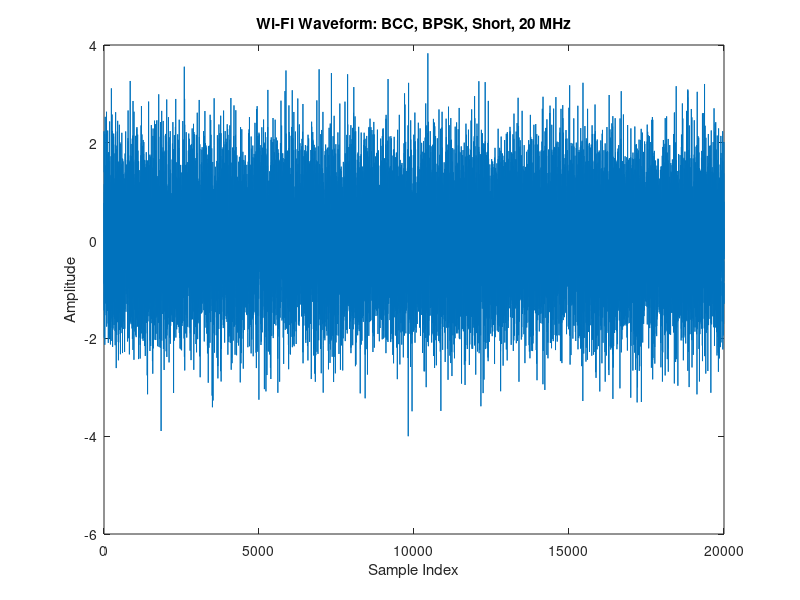
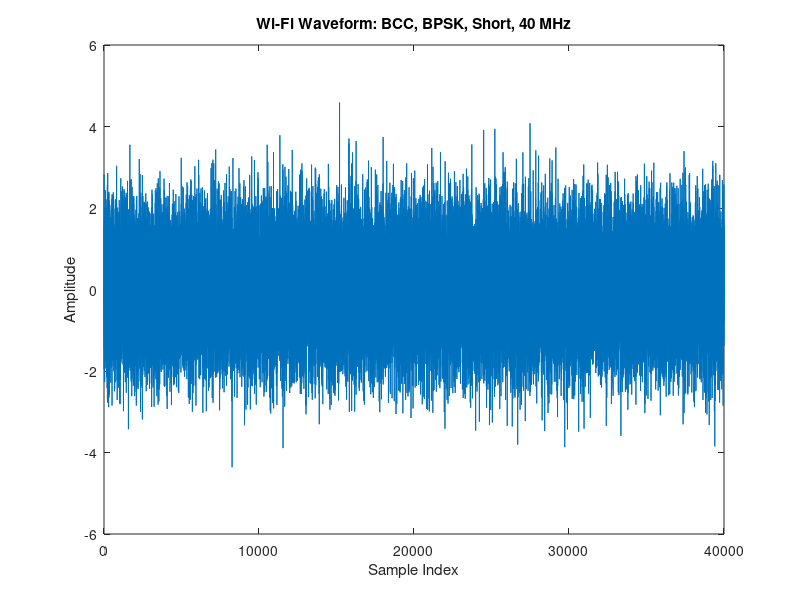
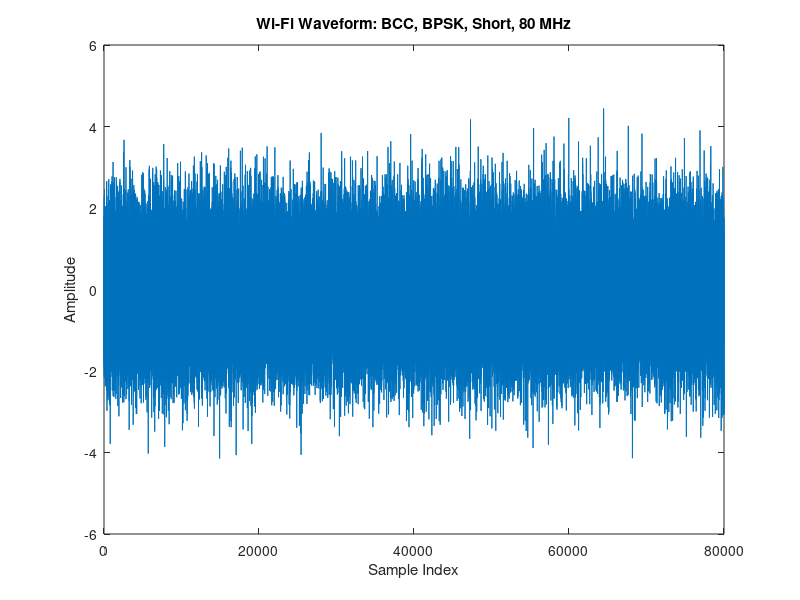
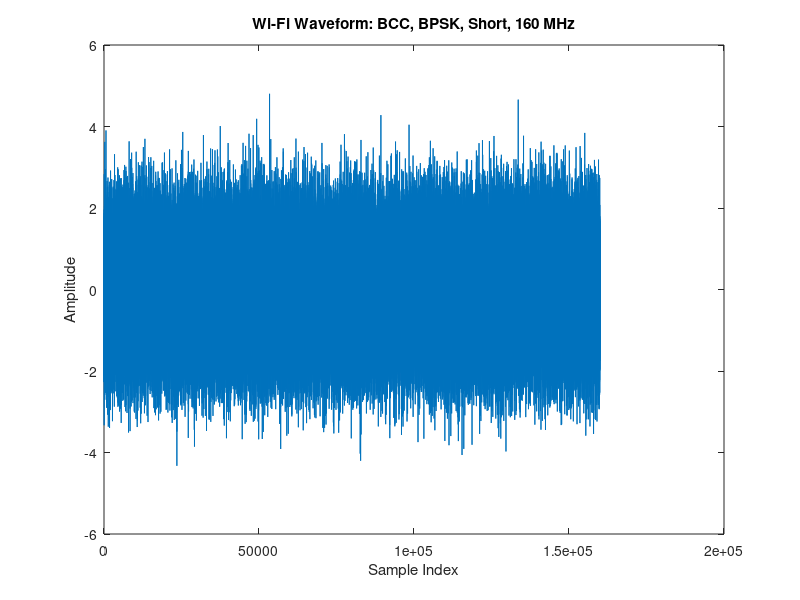

Source code (MATLAB) for these figures, in order:
% Filename: wifi_waveform_generation.m

% Initialize parameters
ChannelCoding = {'BCC', 'LDPC'};
ModulationSchemes = {'BPSK', 'QPSK', '16QAM', '64QAM', '256QAM'};
GuardInterval = {'Short', 'Long'};
ChannelBandwidths = [20, 40, 80, 160]; % in MHz

% Create a directory to save waveforms if it doesn't exist
outputDir = 'WiFi_Waveforms';
if ~exist(outputDir, 'dir')
    mkdir(outputDir);
end
plotCounter = 0;
% Wi-Fi Waveform Generation
for i = 1:length(ChannelCoding)
    for j = 1:length(ModulationSchemes)
        for k = 1:length(GuardInterval)
            for l = 1:length(ChannelBandwidths)
                % Create configuration structure for the current setup
                cfg = struct();
                cfg.ChannelCoding = ChannelCoding{i};
                cfg.Modulation = ModulationSchemes{j};
                cfg.GuardInterval = GuardInterval{k};
                cfg.ChannelBandwidth = ChannelBandwidths(l);
                
                % Display configuration
                disp(['Generating Wi-Fi waveform for configuration: ' ...
                    'ChannelCoding=' cfg.ChannelCoding ', ' ...
                    'Modulation=' cfg.Modulation ', ' ...
                    'GuardInterval=' cfg.GuardInterval ', ' ...
                    'ChannelBandwidth=' num2str(cfg.ChannelBandwidth) ' MHz']);
                
                % Generate Wi-Fi waveform (placeholder code)
                waveform = randn(cfg.ChannelBandwidth * 1000, 1); % Replace with actual waveform generation code
                
                % Create a unique filename based on the configuration
                filename = sprintf('Waveform_%s_%s_%s_%dMHz.mat', ...
                    cfg.ChannelCoding, cfg.Modulation, cfg.GuardInterval, ...
                    cfg.ChannelBandwidth);
                filepath = fullfile(outputDir, filename);
                
                % Save the waveform to a .mat file
                save(filepath, 'waveform', 'cfg');
                
                % Plot one of the generated waveforms (for the first iteration)
                if plotCounter < 5
                    plotCounter = plotCounter + 1;
                    figure;
                    plot(waveform);
                    title(['Wi-Fi Waveform: ' cfg.ChannelCoding ', ' ...
                        cfg.Modulation ', ' cfg.GuardInterval ', ' ...
                        num2str(cfg.ChannelBandwidth) ' MHz']);
                    xlabel('Sample Index');
                    ylabel('Amplitude');
                end
            end
        end
    end
end

disp('Wi-Fi waveform generation completed and saved.');
